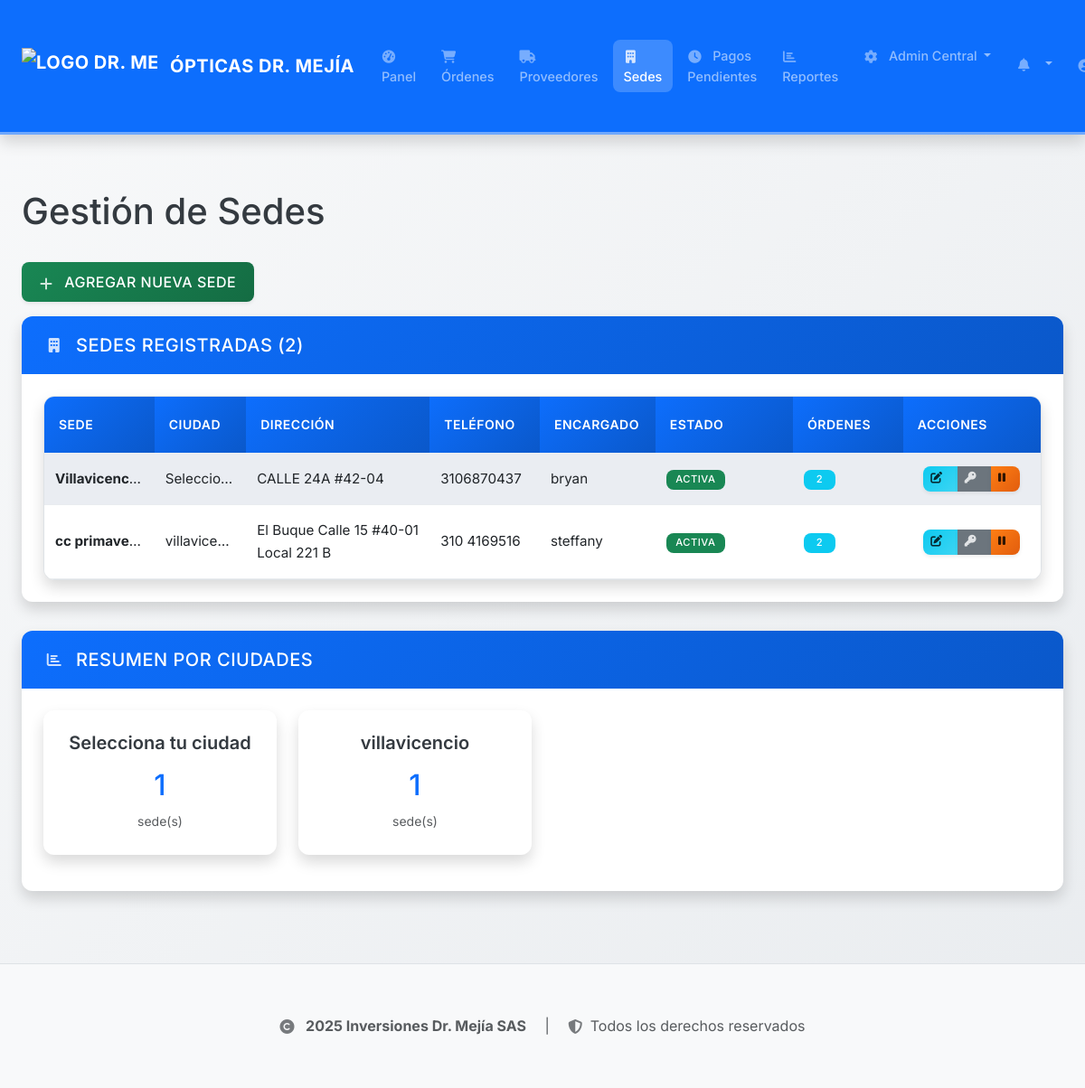
Screenshot of /sedes (signed in) with the database file from the repository.
### backend/app/models.py (models this page shows, shortened)
class Sede(db.Model):
    id = db.Column(db.Integer, primary_key=True)
    name = db.Column(db.String(200), nullable=False, unique=True)  # Nombre de la sede
    city = db.Column(db.String(100), nullable=False)  # Ciudad
    address = db.Column(db.String(300))  # Dirección completa
    phone = db.Column(db.String(20))  # Teléfono de la sede
    manager = db.Column(db.String(128))  # Encargado de la sede
    is_active = db.Column(db.Boolean, default=True)  # Si la sede está activa
    created_at = db.Column(db.DateTime, default=datetime.utcnow)
    orders = db.relationship('WorkOrder', backref='sede', lazy=True)

### backend/app/routes.py (the view)
@bp.route('/sedes')
@login_required
@role_required('admin', 'asistente')
def list_sedes():
    sedes = Sede.query.order_by(Sede.city, Sede.name).all()
    return render_template('sedes/list.html', title='Gestión de Sedes', sedes=sedes)

### backend/app/models.py (called while the page is built)
@login_manager.user_loader
def load_user(user_id):
    return User.query.get(int(user_id))

### backend/app/routes.py (called while the page is built, shortened)
def role_required(*roles):
    def wrapper(fn):
        @wraps(fn)
        def decorated_view(*args, **kwargs):
            if not current_user.is_authenticated:
                return login_manager.unauthorized()
            if current_user.role not in roles:
                flash('No tienes permiso para acceder a esta página.', 'danger')
                return redirect(url_for('main.index'))
            return fn(*args, **kwargs)
        return decorated_view
    return wrapper

@bp.context_processor
def inject_notifications():
    if current_user.is_authenticated:
        unread_notifications_count = Notification.query.filter_by(user_id=current_user.id, is_read=False).count()
        latest_notifications = Notification.query.filter_by(user_id=current_user.id).order_by(Notification.created_at.desc()).limit(5).all()
        sede_messages_count = 0
        return dict(
            unread_notifications_count=unread_notifications_count,
            latest_notifications=latest_notifications,
            sede_messages_count=sede_messages_count
        )
    return dict(unread_notifications_count=0, latest_notifications=[])

### backend/app/security.py (called while the page is built)
def log_security_event(event_type, description, severity='WARNING', user=None, metadata=None):
    if user is None:
        if hasattr(current_user, 'is_authenticated') and current_user.is_authenticated:
            user = current_user
        else:
            user = None
    AuditLog.log_action(
        action_type=event_type,
        description=description,
        user=user,
        severity=severity,
        category='SECURITY',
        metadata=metadata,
        requires_attention=severity in ['CRITICAL', 'ERROR']
    )

### frontend/templates/sedes/list.html (shortened to what this page needs)
{% extends "base.html" %}
{% block content %}
    <h1 class="mb-4">Gestión de Sedes</h1>
    <p>
        <button class="btn btn-success" data-bs-toggle="modal" data-bs-target="#addSedeModal">
            <i class="fas fa-plus"></i> Agregar Nueva Sede
        </button>
    </p>
    {% if sedes %}
        <div class="row">
            <div class="col-md-12">
                <div class="card">
                    <div class="card-header">
                        <h5 class="mb-0">
                            <i class="fas fa-building"></i>
                            Sedes Registradas ({{ sedes|length }})
                        </h5>
                    </div>
                    <div class="card-body">
                        <div class="table-responsive">
                            <table class="table table-striped table-hover">
                                <thead>
                                    <tr>
                                        <th>Sede</th>
                                        <th>Ciudad</th>
                                        <th>Dirección</th>
                                        <th>Teléfono</th>
                                        <th>Encargado</th>
                                        <th>Estado</th>
                                        <th>Órdenes</th>
                                        <th>Acciones</th>
                                    </tr>
                                </thead>
                                <tbody>
                                    {% for sede in sedes %}
                                    <tr>
                                        <td>
                                            <strong>{{ sede.name }}</strong>
                                        </td>
                                        <td>{{ sede.city }}</td>
                                        <td>{{ sede.address or '-' }}</td>
                                        <td>{{ sede.phone or '-' }}</td>
                                        <td>{{ sede.manager or '-' }}</td>
                                        <td>
                                            {% if sede.is_active %}
                                                <span class="badge bg-success">Activa</span>
                                            {% else %}
                                                <span class="badge bg-secondary">Inactiva</span>
                                            {% endif %}
                                        </td>
                                        <td>
                                            <span class="badge bg-info">{{ sede.orders|length }}</span>
                                        </td>
                                        <td>
                                            <div class="btn-group" role="group">
                                                <button class="btn btn-sm btn-info"
                                                        data-bs-toggle="modal"
                                                        data-bs-target="#editSedeModal{{ sede.id }}"
                                                        title="Editar Sede">
                                                    <i class="fas fa-edit"></i>
                                                </button>
                                                {% set sede_admin = sede.administrators|selectattr('role', 'equalto', 'admin_sede')|first %}
                                                {% if sede_admin %}
                                                <button class="btn btn-sm btn-secondary"
                                                        data-bs-toggle="modal"
                                                        data-bs-target="#changeSedeAdminPasswordModal{{ sede.id }}"
                                                        title="Cambiar Contraseña del Administrador">
                                                    <i class="fas fa-key"></i>
                                                </button>
                                                {% endif %}
                                                <button class="btn btn-sm {% if sede.is_active %}btn-warning{% else %}btn-success{% endif %}"
                                                        class="btn btn-sm toggle-status-btn"
                                                        data-sede-id="{{ sede.id }}"
                                                        data-current-status="{{ sede.is_active|lower }}"
                                                        title="{% if sede.is_active %}Desactivar{% else %}Activar{% endif %}">
                                                    <i class="fas fa-{% if sede.is_active %}pause{% else %}play{% endif %}"></i>
                                                </button>
                                            </div>
                                        </td>
                                    </tr>
                                    {% endfor %}
                                </tbody>
                            </table>
                        </div>
                    </div>
                </div>
            </div>
        </div>
        <div class="row mt-4">
            <div class="col-md-12">
                <div class="card">
                    <div class="card-header">
                        <h5 class="mb-0"><i class="fas fa-chart-bar"></i> Resumen por Ciudades</h5>
                    </div>
                    <div class="card-body">
                        <div class="row">
                            {% set cities = sedes|groupby('city') %}
                            {% for city, sedes_en_ciudad in cities %}
                            <div class="col-md-3 mb-3">
                                <div class="card h-100">
                                    <div class="card-body text-center">
                                        <h6 class="card-title">{{ city }}</h6>
                                        <h2 class="text-primary">{{ sedes_en_ciudad|list|length }}</h2>
                                        <small class="text-muted">sede(s)</small>
                                    </div>
                                </div>
                            </div>
                            {% endfor %}
                        </div>
                    </div>
                </div>
            </div>
        </div>
    {% else %}
        <div class="alert alert-info">
            <i class="fas fa-info-circle"></i>
            No hay sedes registradas. Haga clic en "Agregar Nueva Sede" para comenzar.
        </div>
    {% endif %}
{% endblock %}

### rows the page displays
Sede: name "Villavicenc…", city "Seleccio…", address "CALLE 24A #42-04", phone "3106870437", manager "bryan", is_active "ACTIVA", orders|length "2", city "Selecciona tu ciudad", sedes_en_ciudad "1"
Sede: name "cc primave…", city "villavice…", address "El Buque Calle 15 #40-01 Local 221 B", phone "310 4169516", manager "steffany", is_active "ACTIVA", orders|length "2", city "villavicencio", sedes_en_ciudad "1"

### other values shown
{{ sedes|length }} "2"
